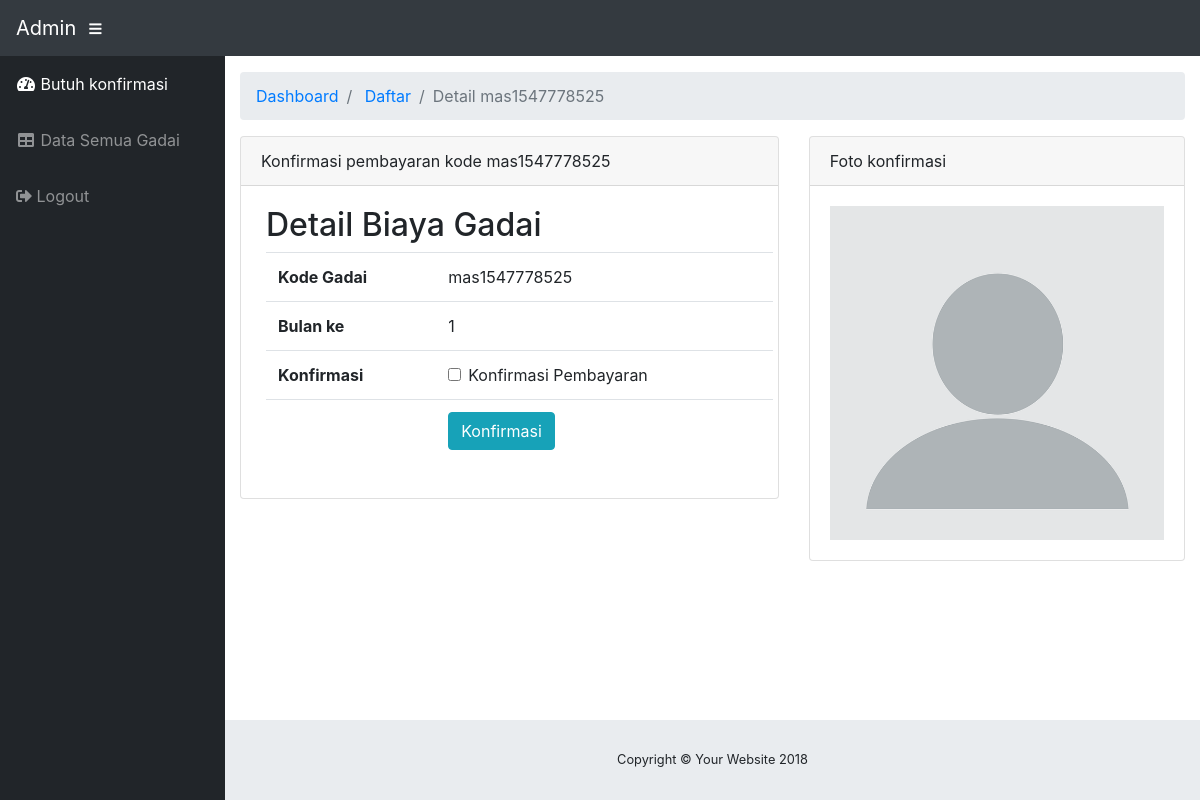
The page /aplikasi/admin/detail_konfir.php?kode=mas1547778525&bulan=1 on the database its author committed.
### tables this page shows
CREATE TABLE `tb_detailgadai` (
  `id_detail_gadai` int(11) NOT NULL,
  `kode_gadai` varchar(20) NOT NULL,
  `status_dibayar` tinyint(1) NOT NULL DEFAULT '0',
  `status_konfirmasi` int(11) NOT NULL,
  `bulan` int(11) NOT NULL,
  `bukti` varchar(50) DEFAULT NULL
);

### aplikasi/admin/detail_konfir.php (the view, shortened to what this page needs)
<?php
  include "../config/connection.php";
  $get_data = "SELECT * FROM tb_detailgadai where kode_gadai = '$_GET[kode]' and bulan = '$_GET[bulan]'";
  $query_data = mysqli_query($conn,$get_data);
  $fetch = mysqli_fetch_assoc($query_data);
?>
<!DOCTYPE html>
<html lang="en">
  <head>
    <link href="vendor/bootstrap/css/bootstrap.min.css" rel="stylesheet">
    <link href="vendor/fontawesome-free/css/all.min.css" rel="stylesheet" type="text/css">
    <link href="vendor/datatables/dataTables.bootstrap4.css" rel="stylesheet">
    <link href="css/sb-admin.css" rel="stylesheet">
  </head>
  <body id="page-top">
    <nav class="navbar navbar-expand navbar-dark bg-dark static-top">
      <a class="navbar-brand mr-1" href="index.html">Admin</a>
      <button class="btn btn-link btn-sm text-white order-1 order-sm-0" id="sidebarToggle" href="#">
        <i class="fas fa-bars"></i>
      </button>
    </nav>
    <div id="wrapper">
      <ul class="sidebar navbar-nav">
        <li class="nav-item active">
          <a class="nav-link" href="index.php">
            <i class="fas fa-fw fa-tachometer-alt"></i>
            <span>Butuh konfirmasi</span>
          </a>
        </li>
        <li class="nav-item">
          <a class="nav-link" href="tables.php">
            <i class="fas fa-fw fa-table"></i>
            <span>Data Semua Gadai</span></a>
        </li>
        <li class="nav-item">
            <a class="nav-link" href="#" data-toggle="modal" data-target="#logoutModal">
                <i class="fas fa-sign-out-alt"></i>
                <span>Logout</span>
            </a>
        </li>
      </ul>
      <div id="content-wrapper">
        <div class="container-fluid">
          <ol class="breadcrumb">
            <li class="breadcrumb-item">
              <a href="index.php">Dashboard</a>
            </li>
            <li class="breadcrumb-item">
              <a href="tables.php">Daftar</a>
            </li>
            <li class="breadcrumb-item active">Detail <?php echo $_GET['kode'] ?></li>
          </ol>
          <div class="row">
            <div class="col-lg-7">
              <div class="card mb-3">
                <div class="card-header">
                  Konfirmasi pembayaran kode <?php echo $_GET['kode'] ?>
                </div>
                <div class="card-body">
                    <div class="form-element-list">
                        <div class="row" style="padding-left:20px">
                            <div class="cmp-tb-hd bcs-hd">
                                <h2>Detail Biaya Gadai</h2>
                            </div>
                            <table class="table">
                                <tbody>
                                    <tr>
                                        <th scope="row">Kode Gadai</th>
                                        <td><?php echo $_GET['kode'] ?></td>
                                    </tr>
                                    <tr>
                                        <th scope="row">Bulan ke</th>
                                        <td><?php echo $fetch['bulan'] ?></td>
                                    </tr>
                                    <form action="proses_konfir.php" method="post">
                                    <tr>
                                        <th scope="row">Konfirmasi</th>
                                        <td>
                                            <div class="form-check">
                                                <input class="form-check-input" type="checkbox" value="" id="defaultCheck1" required>
                                                <label class="form-check-label" for="defaultCheck1">
                                                    Konfirmasi Pembayaran
                                                </label>
                                            </div>
                                        </td>
                                    </tr>
                                    <tr>
                                        <th scope="row"></th>
                                        <td>
                                            <input name="konfir" type="submit" class="btn btn-info" value="Konfirmasi">
                                        </td>
                                    </tr>
                                    </form>
                                </tbody>
                            </table>
                        </div>
                    </div>
                </div>
              </div>
            </div>
            <div class="col-lg-5">
              <div class="card mb-3">
                <div class="card-header">
                  Foto konfirmasi</div>
                <div class="card-body">
                  <img src="../images/bukti/<?php echo $fetch['bukti'] ?>" alt="" style="width:100%">
                </div>
              </div>
            </div>
          </div>
        </div>
        <footer class="sticky-footer">
          <div class="container my-auto">
            <div class="copyright text-center my-auto">
              <span>Copyright © Your Website 2018</span>
            </div>
          </div>
        </footer>
      </div>
    </div>
  </body>
</html>

### aplikasi/admin/css/sb-admin.css (style rules this page uses)
html { position: relative; min-height: 100%; }
body { height: 100%; }
#wrapper { display: -webkit-box; display: -ms-flexbox; display: flex; }
#wrapper #content-wrapper { overflow-x: hidden; width: 100%; padding-top: 1rem; padding-bottom: 80px; }
.navbar-nav .nav-item.active .nav-link { color: #fff; }
.sidebar { width: 90px !important; background-color: #212529; min-height: calc(100vh - 56px); }
.sidebar .nav-item:last-child { margin-bottom: 1rem; }
.sidebar .nav-item .nav-link { text-align: center; padding: 0.75rem 1rem; width: 90px; }
.sidebar .nav-item .nav-link span { font-size: 0.65rem; display: block; }
.sidebar .nav-item .nav-link { color: rgba(255, 255, 255, 0.5); }
@media (min-width: 768px) { .sidebar { width: 225px !important; } }
@media (min-width: 768px) { .sidebar .nav-item .nav-link { display: block; width: 100%; text-align: left; padding: 1rem; width: 225px; } }
@media (min-width: 768px) { .sidebar .nav-item .nav-link span { font-size: 1rem; display: inline; } }
:root { --input-padding-x: 0.75rem; --input-padding-y: 0.75rem; }
footer.sticky-footer { display: -webkit-box; display: -ms-flexbox; display: flex; position: absolute; right: 0; bottom: 0; width: calc(100% - 90px); height: 80px; background-color: #e9ecef; }
footer.sticky-footer .copyright { line-height: 1; font-size: 0.8rem; }
@media (min-width: 768px) { footer.sticky-footer { width: calc(100% - 225px); } }

### rows shown on the page
tb_detailgadai: bulan "1", bukti (picture)

### other values the page prints
$_GET['kode'] "mas1547778525"
